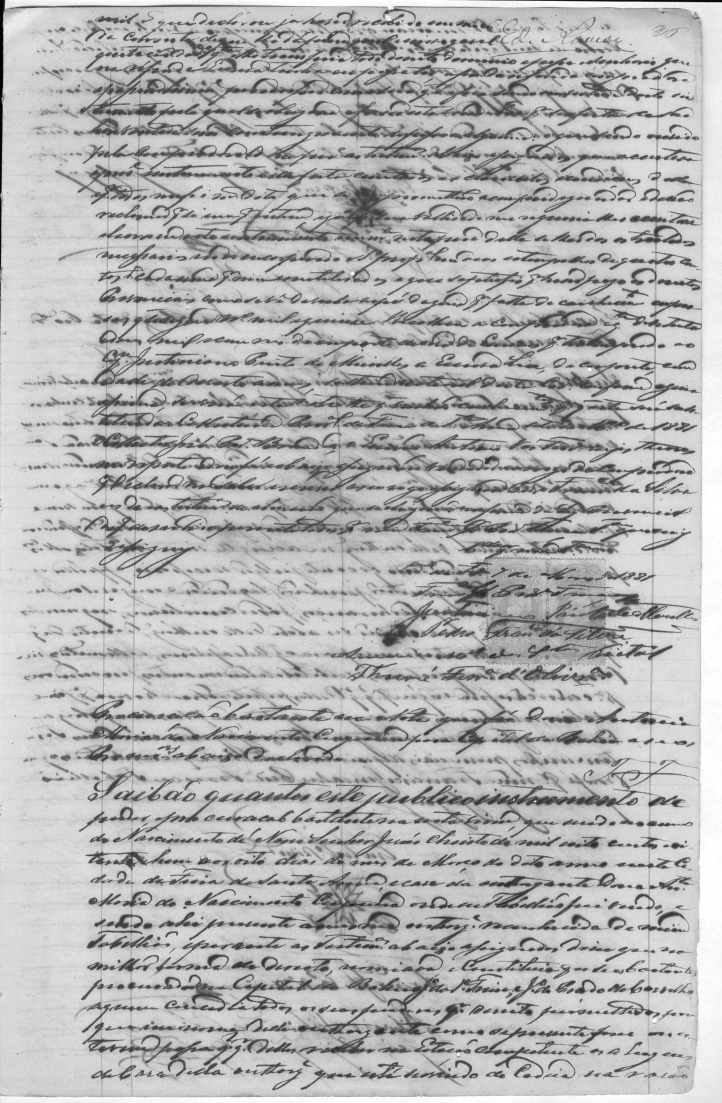
//> input picture images/3a.jpg, 2166 x 3308 px, given in place of 0.png, which was not available (shown at 1/3 size)
$ ./resize   (built with g++ and OpenCV 4)
//> lines starting //> are read from the running program, lines starting //| are printed output that depends on the picture; after the words box and inside, x2 and y2 are one past the last pixel; in counts of white or black regions, pixels touching at a corner belong together; pictures that were not available may be replaced by others from this repository, and a replacement may not be noted
#include <iostream>
#include <opencv2/opencv.hpp>
#include <opencv2/imgproc.hpp>
#include <opencv2/imgcodecs.hpp>
#include <opencv2/highgui.hpp>

using namespace cv;
using namespace std;

Mat src;

Mat dst(Size(70,70),CV_8UC3);

Mat src_gray, src_thr;

int threshold_value = 0;
int threshold_type = 0;
int const max_value = 255;
int const max_type = 4;
int const max_BINARY_value = 255;

int i,j;

int main( int argc, char** argv )
{
	String imageName("../images/3/3.jpg"); // by default
 	 if (argc > 1)
    {
      imageName = argv[1];
  	}

  	vector<int> compression_params;
  	compression_params.push_back(CV_IMWRITE_PNG_COMPRESSION);
    compression_params.push_back(9);

	for (i=0;i<25;i++){
		string fileName = "../images/a/" + to_string(i) + ".png";
		src = imread(fileName,IMREAD_COLOR);
//> src is the input picture: 3308 rows x 2166 cols, CV_8UC3; min 0, max 255, mean 179.6
		if(src.empty()){return -1;}
		string newFileName = "../images/a/" + to_string(i) + "_gray.png";
        cvtColor( src, src_gray, COLOR_BGR2GRAY ); // Convert the image to Gray
       	imwrite(newFileName, src_gray, compression_params);
  		newFileName = "../images/a/" + to_string(i) + "_threshold.png";
     	threshold( src_gray, src_thr, 124, max_BINARY_value,0);
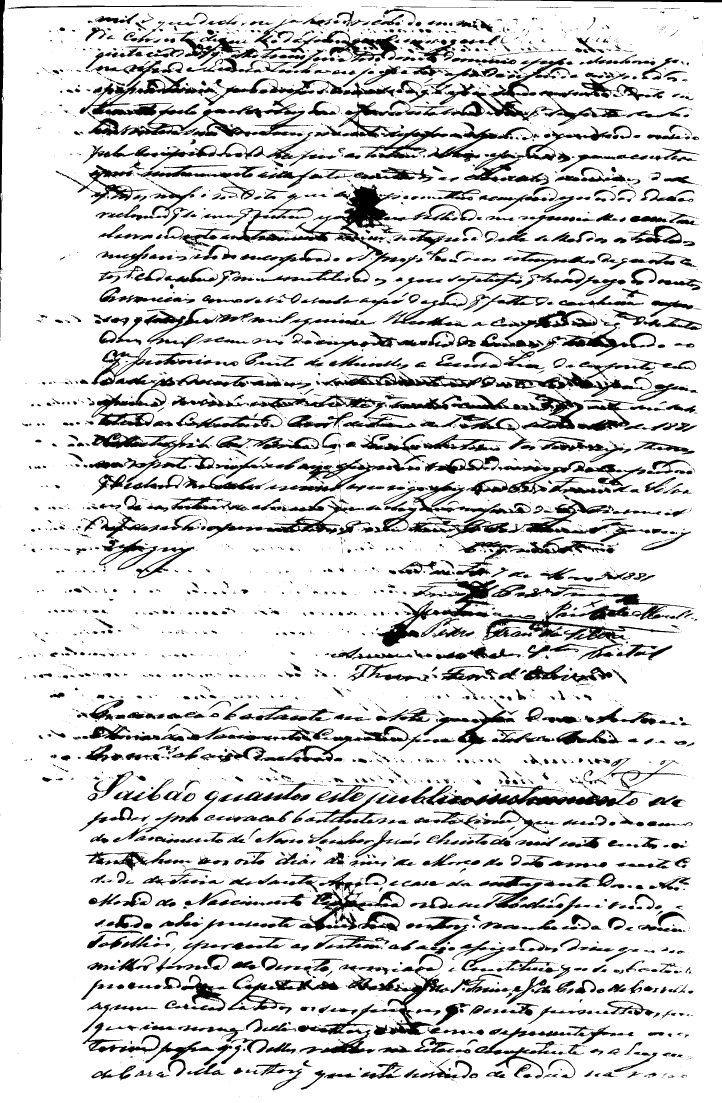
//> src_thr: 3308 rows x 2166 cols, CV_8UC1 (shown at 1/3 size); 84.6% white; 3827 black regions (2273 under 20 px), largest, box (x1, y1, x2, y2) and area: (659, 552, 1284, 847) 23374, (264, 235, 963, 410) 22090, (1126, 2356, 1928, 2420) 15491
		imwrite(newFileName, src_thr, compression_params);
       	newFileName = "../images/a/" + to_string(i) + "_sized.png";
		resize(src_thr,dst,dst.size(),70,70,0);
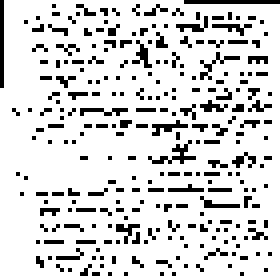
//> dst: 70 rows x 70 cols, CV_8UC1 (shown 4 times larger); 84.6% white; black in thin lines or dots
    	imwrite(newFileName, dst, compression_params);
    }
//> pass 2 of the loop `for (i=0;i<25;i++)`:
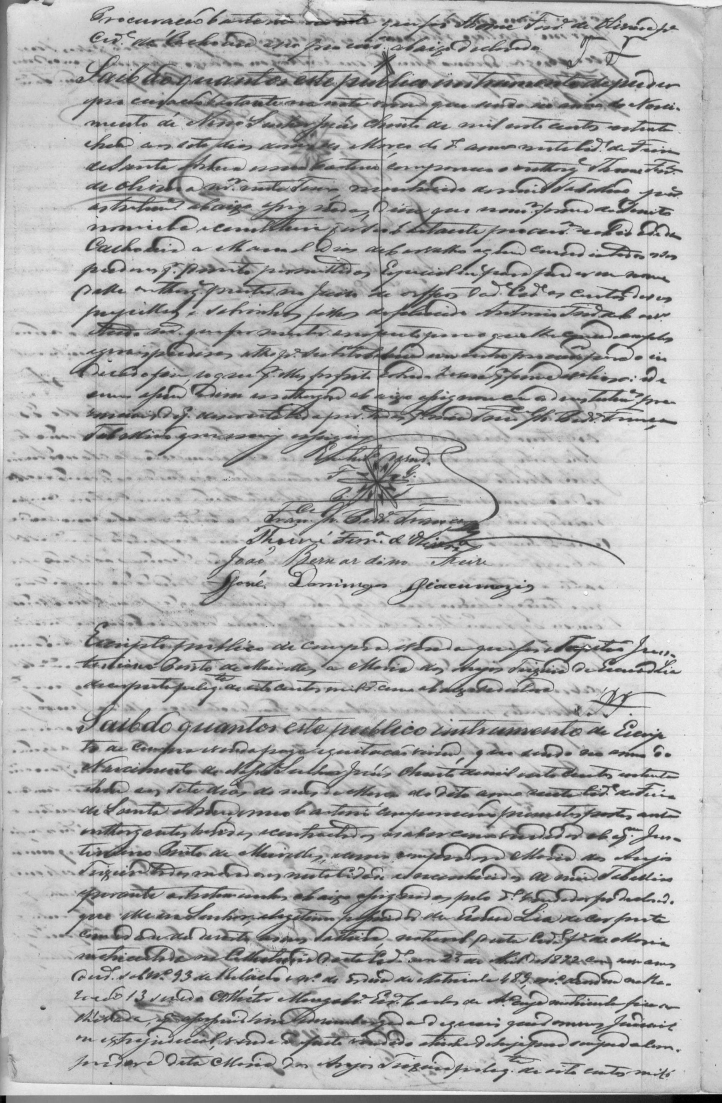
//> input picture images/3.jpg, 2166 x 3308 px, given in place of 1.png, which was not available (shown at 1/3 size)
//> src is the input picture: 3308 rows x 2166 cols, CV_8UC3; min 0, max 255, mean 182.1
//> `threshold( src_gray, src_thr, 124, max_BINARY_value,0);`:
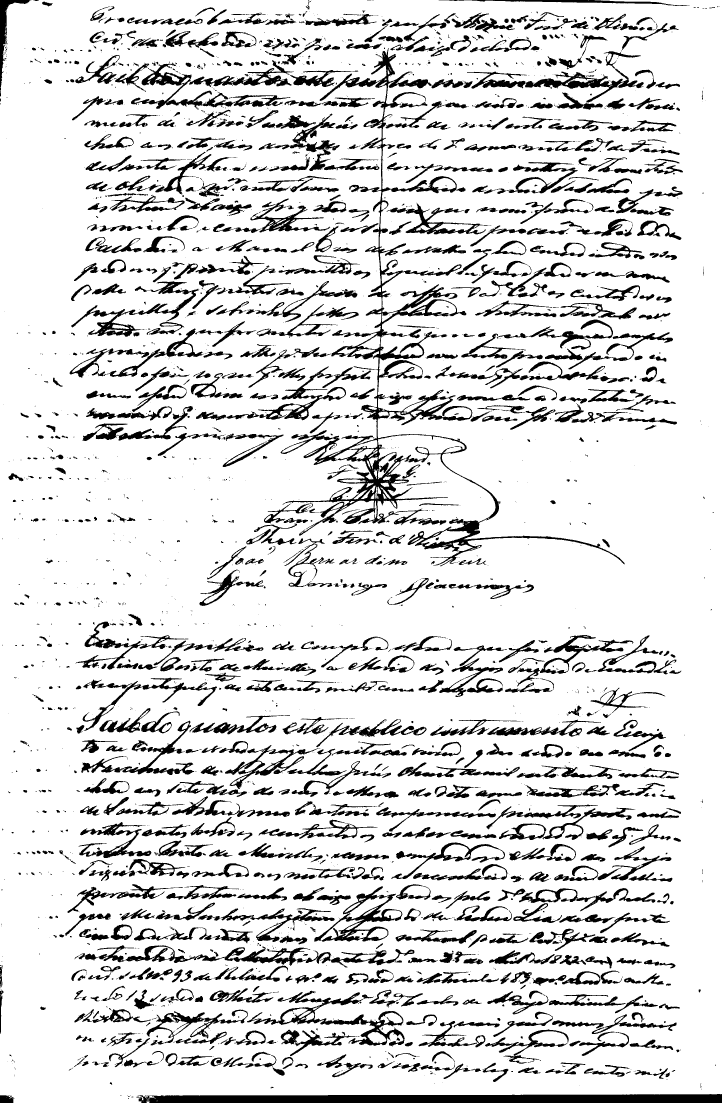
//> src_thr: 3308 rows x 2166 cols, CV_8UC1 (shown at 1/3 size); 86.1% white; 2696 black regions (1549 under 20 px), largest, box (x1, y1, x2, y2) and area: (842, 144, 1874, 1699) 86273, (408, 3282, 2166, 3308) 40181, (224, 2835, 1243, 2903) 15795
//> `resize(src_thr,dst,dst.size(),70,70,0);`:
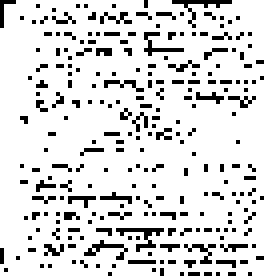
//> dst: 70 rows x 70 cols, CV_8UC1 (shown 4 times larger); 86.9% white; black in thin lines or dots
//> (the run ends here: the time limit is reached, at `imwrite(newFileName, src_thr, compression_params);`)
